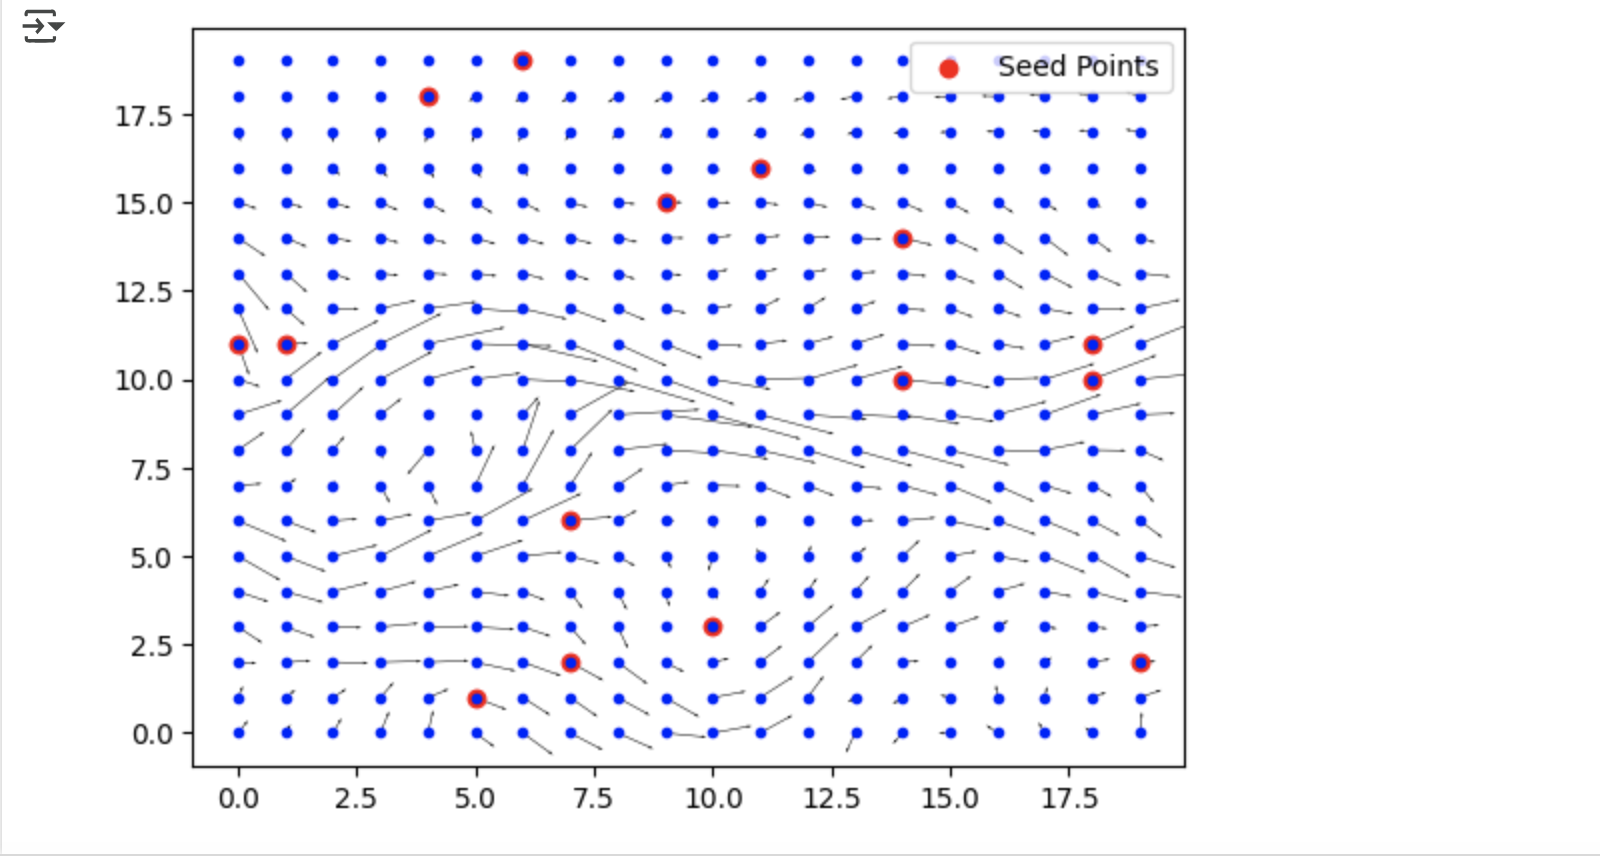

The Python source for this figure:
# -*- coding: utf-8 -*-
"""4_1

Automatically generated by Colab.

Original file is located at
    https://colab.research.google.com/drive/1dvDPcq6t3T5pef5k6clZaGD3jf2ptCyl
"""

#!/usr/bin/env python3

import numpy as np
import matplotlib.pyplot as plt

# Set the random seed for reproducibility
np.random.seed(42)

# Generate 15 random seed points within the range [0, 19] in both dimensions
seed_points = np.random.randint(0, 20, size=(15, 2))

# Get data
vecs = np.reshape(np.fromfile("wind_vectors.raw"), (20,20,2))
vecs_flat = np.reshape(vecs, (400,2)) # useful for plotting
vecs = vecs.transpose(1,0,2) # needed otherwise vectors don't match with plot

# X and Y coordinates of points where each vector is in space
xx, yy = np.meshgrid(np.arange(0, 20), np.arange(0, 20))

# Plot vectors
plt.plot(xx, yy, marker='.', color='b', linestyle='none')
plt.quiver(xx, yy, vecs_flat[:,0], vecs_flat[:,1], width=0.001)

# Plot the seed points
plt.scatter(seed_points[:, 0], seed_points[:, 1], color='red', label='Seed Points')
plt.legend()

plt.show()
